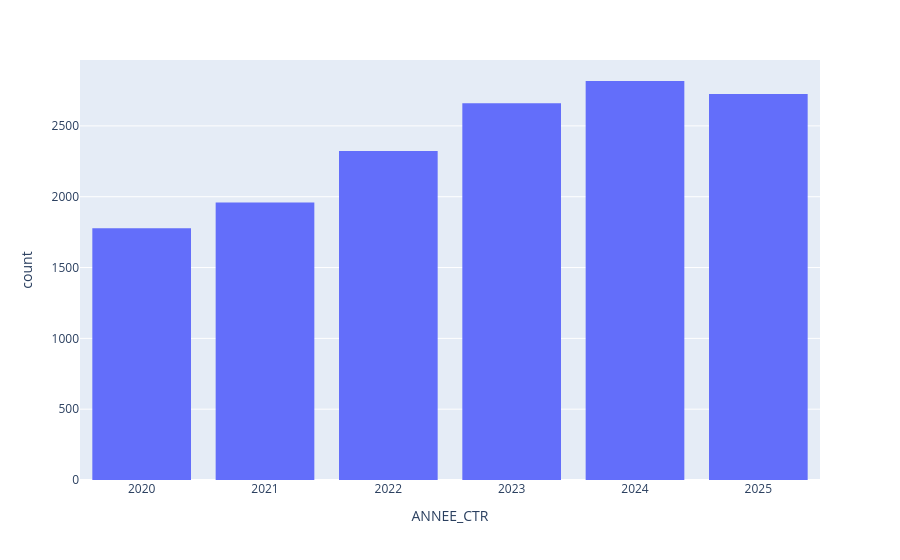

The notebook cell saved with this chart:
### Markdown cell above
**Visualiser le nombre de contrats par année**

### Code cell
print("number of contracts by year : \n", data_set.groupby('ANNEE_CTR').size())

px.histogram(data_set.sort_values('ANNEE_CTR'), x='ANNEE_CTR').update_xaxes(type='category')

### Figure 1 — Plotly figure (JSON) as saved in the notebook; plotly's stock layout.template omitted (floating-point values rounded to 4 significant figures; data arrays with more than 128 entries replaced by an {"elided": "..."} marker saying what was removed)
{"data": [{"bingroup": "x", "hovertemplate": "ANNEE_CTR=%{x}<br>count=%{y}<extra></extra>", "legendgroup": "", "marker": {"color": "#636efa", "pattern": {"shape": ""}}, "name": "", "orientation": "v", "showlegend": false, "type": "histogram", "x": {"elided": "14264 int values"}, "xaxis": "x", "yaxis": "y"}], "layout": {"barmode": "relative", "legend": {"tracegroupgap": 0}, "margin": {"t": 60}, "xaxis": {"anchor": "y", "domain": [0, 1], "title": {"text": "ANNEE_CTR"}, "type": "category"}, "yaxis": {"anchor": "x", "domain": [0, 1], "title": {"text": "count"}}}}
